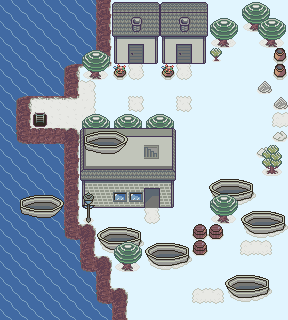

This game map was drawn from its Tiled (.tmx) file and the tilesets committed beside it. A one-line description and the trimmed map source follow:
An orthogonal 18x20 tile map with 16x16 px tiles, 3 tile layers (Tile Layer 1, Tile Layer 2, Tile Layer 3), 5 tilesets and 7 objects (3x Door, NPC, Modifier).

<map version="1.9" tiledversion="1.9.0" orientation="orthogonal" renderorder="right-down" width="18" height="20" tilewidth="16" tileheight="16" infinite="0" backgroundcolor="#e1f5fe" nextlayerid="13" nextobjectid="68">
 <properties>
  <property name="action">(if (! (== (last-place) "48"))
  (map-name "Route 6"))</property>
  <property name="map-name" value="Route 6" />
  <property name="music" value="route-2" />
 </properties>
 <tileset firstgid="1" source="../tilesets/outdoor-1.tsx" />
 <tileset firstgid="129" source="../tilesets/monsters.tsx" />
 <tileset firstgid="204" source="../tilesets/npc_common.tsx" />
 <tileset firstgid="256" source="../tilesets/outdoor-2.tsx" />
 <tileset firstgid="416" source="../tilesets/basic.tsx" />
 <layer id="1" name="Tile Layer 1" width="18" height="20">
  <data>[360 cells, 238 non-empty, 59 distinct tile ids]</data>
 </layer>
 <objectgroup id="9" name="npc">
  <object id="60" class="NPC" gid="252" x="80" y="96" width="16" height="16">
   <properties>
    <property name="action">(if (!get "046-fresh-water")
  (begin
    (dialog
      '(("/" "Were you able to chase away the Hoarfrost Team?!\nThank you, it had been months since the tunnel was blocked.\nYou must be thirsty, here's this bottle of water for you.")
      ("/hero_happy" "Thank you!")))
    (wait)
    (give-item "fresh-water")
    (set "046-fresh-water" #t)
    (wait))
  (dialog '(("/" "The Hana's Tunnel connects the 2 parts of the region."))))</property>
   </properties>
  </object>
 </objectgroup>
 <layer id="6" name="Tile Layer 2" width="18" height="20">
  <data>[360 cells, 37 non-empty, 20 distinct tile ids]</data>
 </layer>
 <layer id="12" name="Tile Layer 3" width="18" height="20">
  <data>[360 cells, 26 non-empty, 11 distinct tile ids]</data>
 </layer>
 <objectgroup id="8" name="items">
  <object id="59" gid="326" x="48" y="128" width="16" height="16">
   <properties>
    <property name="action" value="(dialog '((&quot;/_2&quot; &quot;Hana's Tunnel&quot;)))" />
   </properties>
  </object>
  <object id="63" gid="326" x="128" y="224" width="16" height="16">
   <properties>
    <property name="action" value="(dialog '((&quot;/_2&quot; &quot;Boats boats! – Custom-made boat store&quot;)))" />
   </properties>
  </object>
  <object id="67" class="Modifier" gid="434" x="192" y="224" width="16" height="16">
   <properties>
    <property name="moneyDelta" type="int" value="30" />
   </properties>
  </object>
 </objectgroup>
 <objectgroup id="10" name="spawn points">
  <object id="51" class="Door" x="32" y="96" width="16" height="16">
   <properties>
    <property name="mainDoor" type="bool" value="true" />
    <property name="orientation" type="int" value="1" />
    <property name="roomId" value="44" />
   </properties>
  </object>
  <object id="62" class="Door" x="272" y="112" width="16" height="16">
   <properties>
    <property name="orientation" type="int" value="3" />
    <property name="roomId" value="48" />
   </properties>
  </object>
  <object id="66" class="Door" x="144" y="208" width="16" height="16">
   <properties>
    <property name="roomId" value="46_house" />
   </properties>
  </object>
 </objectgroup>
</map>
